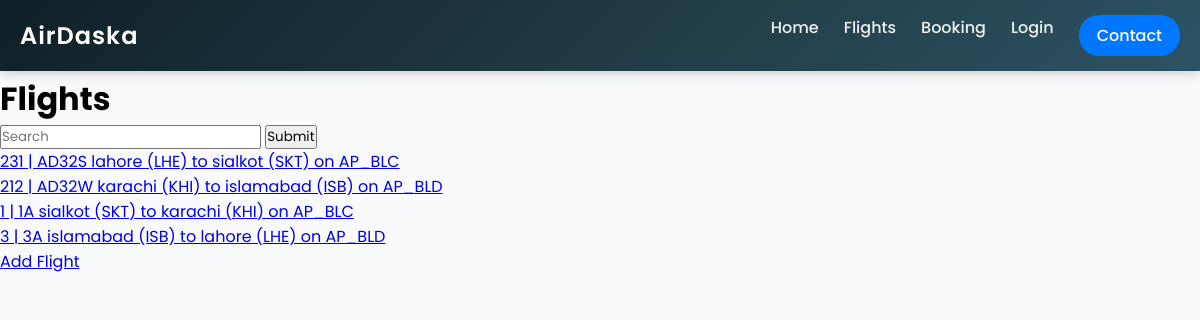
The app's page /flights/ with its own data.
### flights/models.py (models this page shows, shortened)
class Flight(models.Model):
    flightId = models.IntegerField()
    flightNo = models.CharField(max_length=8)
    origin = models.ForeignKey(Airport, on_delete=models.CASCADE, related_name='departure')
    destination = models.ForeignKey(Airport, on_delete=models.CASCADE, related_name='arrival')
    departureTime = models.DateTimeField()
    arrivalTime = models.DateTimeField()
    aircraft = models.ForeignKey(Aircraft, on_delete=models.CASCADE)
    def __str__(self):
        return f"{self.flightId} | {self.flightNo} {self.origin} to {self.destination} on {self.aircraft.tailNo}"

class Airport(models.Model):
    city = models.CharField(max_length=32)
    code = models.CharField(max_length=3)
    def __str__(self):
        return f"{self.city} ({self.code})"

class Aircraft(models.Model):
    tailNo = models.CharField(max_length=10)
    modelName = models.CharField(max_length= 32)
    manufacturer = models.CharField(max_length=32)
    seatCapacity = models.IntegerField()
    seatLayout = models.CharField(max_length=7)

### flights/views.py (the view)
# urls.py: path('flights/', include('flights.urls')),
def flights(request):
    return render (request, 'flights/flights.html', {
        "flights":flightsList
    })

### flights/templates/flights/flights.html
{% extends "core/layout.html" %}
{%block content%}
<h1>Flights</h1>
    <form action="{%url 'flight' 0%}" method="get">
        <input type="text" name="flight-id" placeholder="Search">
        <input type="submit">
    </form>
    <ul>
        {%for flight in flights%}
            <a href='{%url "flight" flight.flightId %}'>
                <li>{{flight}}</li>
            </a>
            {%empty%}
                <div style="color: red; font-style:italic">NO Scheduled Flight</div>
        {%endfor%}
    </ul>
    <a href='{%url "updateFlight"%}'>Add Flight</a>
{%endblock%}

### core/static/core/css/style.css (style rules this page uses)
* { margin: 0; padding: 0; box-sizing: border-box; font-family: "Poppins", sans-serif; }
body { background: #f9fafc; }

### records on screen
Flight: flightId+flightNo+origin "231 | AD32S lahore (LHE) to sialkot (SKT) on AP_BLC"
Flight: flightId+flightNo+origin "212 | AD32W karachi (KHI) to islamabad (ISB) on AP_BLD"
Flight: flightId+flightNo+origin "1 | 1A sialkot (SKT) to karachi (KHI) on AP_BLC"
Flight: flightId+flightNo+origin "3 | 3A islamabad (ISB) to lahore (LHE) on AP_BLD"
